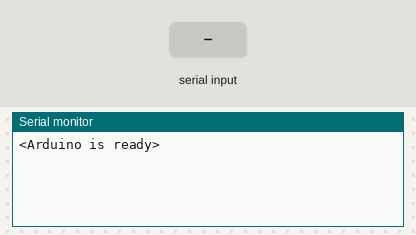
Simulated run of this sketch. Board: ESP32. Parts: the last lines printed to the serial monitor. Inputs (shaded band) come from the test bench.

Above: at 1.2 s.
1.3 s: "90,45\n" received over the second serial link
At 2.5 s:
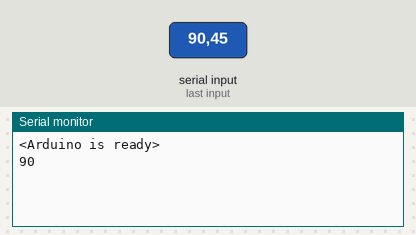
2.8 s: "30,150\n" received over the second serial link
At 3.9 s:
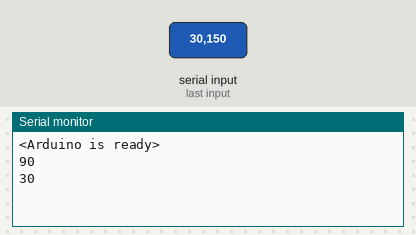

Measured:
- after the input at 1.3 s, the serial monitor: prints a new line at once (image 1)
- after the input at 2.8 s, the serial monitor: prints a new line at once (image 2)

The sketch:

TEST-ESP32-Serial1-from-Nano.ino
```cpp
// Example 2 - Receive with an end-marker
#define RXD2 16
#define TXD2 17

const byte numChars = 32;
char receivedChars[numChars];   // an array to store the received data

int distanceCM = 0;

boolean newData = false;

void setup() {
    Serial.begin(9600);
    Serial.println("<Arduino is ready>");

    //Serial 2 do ESP32 que recebe do arduino Nano
    Serial1.begin(115200, SERIAL_8N1, RXD2, TXD2);

}

void loop() {
    recvWithEndMarker();
    //showNewData();
    readSensorFromNano();
}


////////////////////////////////////
////
////     F U N C T I O N S
////
////////////////////////////////////


/// Use to receive sensor data over Seria11 from Arduino Nano
void recvWithEndMarker() {
    static byte ndx = 0;
    char endMarker = '\n';
    char rc;

    while (Serial1.available() > 0 && newData == false) {
        rc = Serial1.read();

        if (rc != endMarker) {
            receivedChars[ndx] = rc;
            ndx++;
            if (ndx >= numChars) {
                ndx = numChars - 1;
            }
        }
        else {
            receivedChars[ndx] = '\0'; // terminate the string
            ndx = 0;
            newData = true;
        }
    }
}

/// Use to show sensor data over Seria11 from Arduino Nano
void showNewData() {
    if (newData == true) {
        Serial.print("This just in ... ");
        Serial.println(receivedChars);
        newData = false;
    }


}

void readSensorFromNano() {

      if (newData == true) {
        //Serial.println(receivedChars);
        distanceCM = atoi(receivedChars);
        newData = false;

        Serial.println(distanceCM);

    }


}
```
